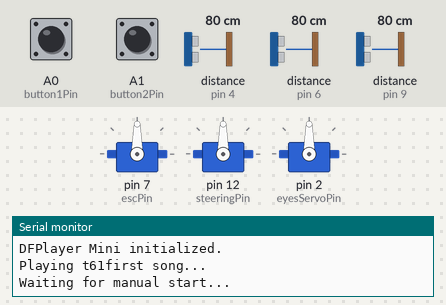
Bench run of a sketch on a simulated Arduino Uno, built with avr-gcc and run on an emulated ATmega328P. On the bench: 3 × servo, the last lines printed to the serial monitor. The test bench sets the inputs (shaded band); at power-on: A1 (button2Pin) HIGH, distance to the obstacle (sensors on pin 4, pin 9, pin 6) 80 cm, A0 (button1Pin) HIGH. The echo pulse lasts 58.3 µs per cm; the audio player accepts every command and is not drawn.

Above: at 6.7 s.
6.8 s: A1 (button2Pin) pulled LOW for 0.15 s
At 8.1 s:
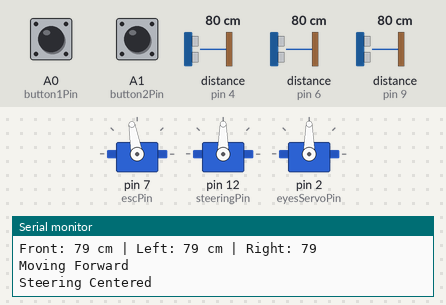
8.8 s: distance to the obstacle (sensor on pin 4) set to 18 cm
10.3 s: distance to the obstacle (sensor on pin 4) set to 14 cm
At 12.1 s:
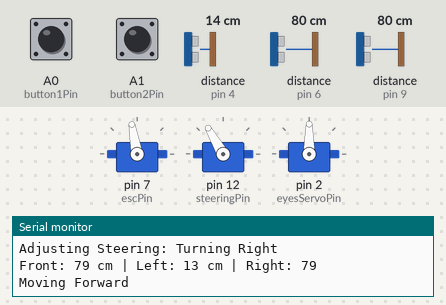
12.4 s: distance to the obstacle (sensor on pin 9) set to 33 cm
13.9 s: distance to the obstacle (sensor on pin 9) set to 28 cm
At 16.7 s:
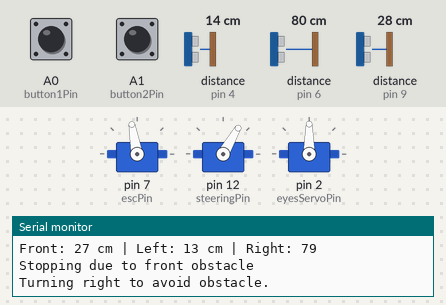
16.9 s: distance to the obstacle (sensor on pin 9) set to 35 cm
At 19.9 s:
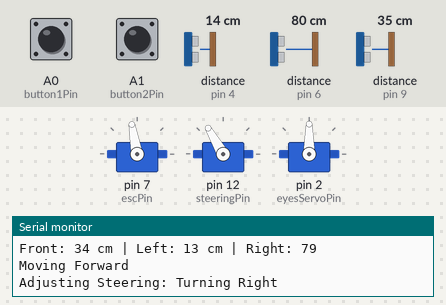
Timing chart, 0 to 20.9 s (numbered marks = the images above; inputs shaded):
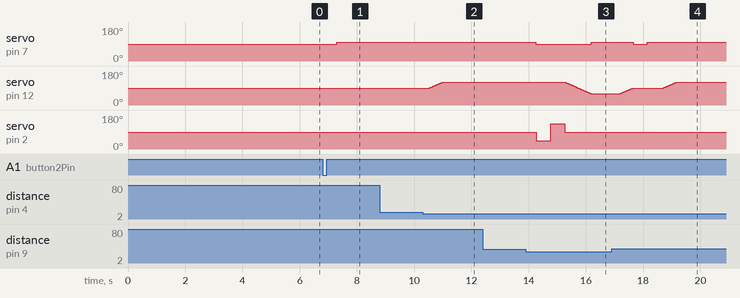

The sketch:

robot_car_og.ino
```cpp
#include <Servo.h>
#include <SoftwareSerial.h>
#include <DFRobotDFPlayerMini.h>

// Servo setup
Servo escServo;
Servo steeringServo;
Servo eyesServo;

// Pin assignments for ESC, steering, "eyes," DFPlayer, and sensors
const int escPin = 7;             // ESC on pin 7
const int steeringPin = 12;       // Steering servo on pin 12
const int eyesServoPin = 2;       // "Eyes" servo on pin 2
const int frontTrigPin = 8;       // Front sensor trig pin
const int frontEchoPin = 9;       // Front sensor echo pin
const int leftTrigPin = 3;
const int leftEchoPin = 4;
const int rightTrigPin = 5;
const int rightEchoPin = 6;
const int button1Pin = A0;        // Button 1 for controlling songs
const int button2Pin = A1;        // Button 2 for starting movement

// Distance thresholds for detection
const int frontThresholdDistance = 30;   // Front obstacle detection threshold
const int sideThresholdDistance = 15;    // Side distance for steering adjustment
const int maxStopCount = 3;              // Maximum consecutive stops before reversing

// DFPlayer setup
SoftwareSerial mySerial(10, 11);         // RX on pin 10, TX on pin 11
DFRobotDFPlayerMini myDFPlayer;
int songNumber = 1;                      // Start with song 1
const int totalSongs = 6;                // Set the total number of songs

// Control flags
bool startMoving = false;                // Flag to start the car movement after button press
int stopCount = 0;                       // Counter for consecutive stops

void setup() {
  Serial.begin(9600);

  // DFPlayer setup
  mySerial.begin(9600);
  pinMode(button1Pin, INPUT_PULLUP);     // Button 1 setup with internal pull-up resistor
  pinMode(button2Pin, INPUT_PULLUP);     // Button 2 setup with internal pull-up resistor
  delay(2000);                           // Small delay before initializing DFPlayer

  if (!myDFPlayer.begin(mySerial)) {
    Serial.println("DFPlayer Mini not detected.");
    while (true);
  }

  myDFPlayer.volume(25);                 // Set volume level
  Serial.println("DFPlayer Mini initialized.");
  myDFPlayer.play(songNumber);           // Start by playing the first song on power-up
  Serial.println("Playing t61first song...");

  // Attach ESC, steering, and eyes servos
  escServo.attach(escPin);
  steeringServo.attach(steeringPin);
  eyesServo.attach(eyesServoPin);

  escServo.write(90);                    // Neutral position initially (parked)
  steeringServo.write(90);               // Center steering
  eyesServo.write(90);                   // Center "eyes"
  delay(3000);                           // Allow ESC to initialize

  // Setup sensor pins
  pinMode(frontTrigPin, OUTPUT);
  pinMode(frontEchoPin, INPUT);
  pinMode(leftTrigPin, OUTPUT);
  pinMode(leftEchoPin, INPUT);
  pinMode(rightTrigPin, OUTPUT);
  pinMode(rightEchoPin, INPUT);

  Serial.println("Waiting for manual start...");
}

void loop() {
  static bool button1Pressed = false;
  static bool button2Pressed = false;

  // Check if button 1 has been pressed to change songs
  if (digitalRead(button1Pin) == LOW) { // Button 1 is pressed
    if (!button1Pressed) {              // Only process on the first press
      button1Pressed = true;            // Mark button as pressed
      delay(500);                       // Debounce delay

      // Change the song on button 1 press
      songNumber++;                     // Move to the next song
      if (songNumber > totalSongs) songNumber = 1; // Loop back to song 1 if we exceed totalSongs
      myDFPlayer.play(songNumber);      // Play the selected song
      Serial.print("Playing song: ");
      Serial.println(songNumber);
    }
  } else {
    button1Pressed = false;             // Reset when button is released
  }

  // Check if button 2 has been pressed to start movement
  if (digitalRead(button2Pin) == LOW && !startMoving) { // Button 2 is pressed to start movement
    if (!button2Pressed) {              // Only process on the first press
      button2Pressed = true;            // Mark button as pressed
      delay(500);                       // Debounce delay
      startMoving = true;               // Set the flag to start movement
      Serial.println("Starting movement...");
    }
  } else {
    button2Pressed = false;             // Reset when button is released
  }

  // If not started, keep the car in neutral and return
  if (!startMoving) {
    escServo.write(90);                 // Ensure ESC remains in neutral
    return;
  }

  // Continuous signal refresh for ESC for forward motion after starting
  escServo.write(100);                  // Forward motion

  // Measure distances
  int frontDistance = measureDistance(frontTrigPin, frontEchoPin);
  int leftDistance = measureDistance(leftTrigPin, leftEchoPin);
  int rightDistance = measureDistance(rightTrigPin, rightEchoPin);

  // Print distances for monitoring
  Serial.print("Front: ");
  Serial.print(frontDistance);
  Serial.print(" cm | Left: ");
  Serial.print(leftDistance);
  Serial.print(" cm | Right: ");
  Serial.println(rightDistance);

  // Stop and avoid obstacle if a front obstacle is detected
  if (frontDistance <= frontThresholdDistance) {
    escServo.write(90); // Stop
    Serial.println("Stopping due to front obstacle");

    // Increment stop counter
    stopCount++;

    // Check if the car should reverse after multiple stops
    if (stopCount >= maxStopCount) {
      reverseAndTurn(); // Reverse and turn around
      stopCount = 0;    // Reset stop counter after maneuver
      return;
    }

    // Scan with "eyes" to find the clearer path
    int leftScan = scanDirection(45);    // Look left
    int rightScan = scanDirection(135);  // Look right

    // Decide direction based on scan results
    if (leftScan > rightScan) {
      Serial.println("Turning left to avoid obstacle.");
      gradualTurn(120);  // Turn wheels left
    } else {
      Serial.println("Turning right to avoid obstacle.");
      gradualTurn(60);   // Turn wheels right
    }

    // Move forward briefly to clear the obstacle
    escServo.write(100);           // Move forward
    delay(1000);                   // Move forward for a moment

    // Center the wheels, reset to neutral, and resume forward motion
    gradualTurn(90);               // Center steering
    escServo.write(90);            // Neutral stop for clear reset
    delay(500);                    // Pause briefly
    escServo.write(100);           // Resume forward motion
  } else {
    Serial.println("Moving Forward");

    // Reset stop counter if moving forward without obstacles
    stopCount = 0;

    // Adjust steering based on side sensors to keep the car aligned
    if (leftDistance <= sideThresholdDistance) {
      Serial.println("Adjusting Steering: Turning Right");
      gradualTurn(120);  // Turn slightly right
    } else if (rightDistance <= sideThresholdDistance) {
      Serial.println("Adjusting Steering: Turning Left");
      gradualTurn(60);   // Turn slightly left
    } else {
      gradualTurn(90);   // Center the steering
      Serial.println("Steering Centered");
    }
  }

  delay(500); // Delay before the next reading
}

// Function to reverse and perform a three-point turn if too many consecutive stops
void reverseAndTurn() {
  Serial.println("Attempting a three-point turn due to repeated obstacles");

  // Step 1: Reverse with wheels turned left
  escServo.write(90);               // Stop the car
  steeringServo.write(60);          // Turn wheels left
  delay(1000);                      // Short pause
  escServo.write(85);               // Slightly below neutral to reset ESC
  delay(500);
  escServo.write(90);               // Neutral again
  delay(3000);

  escServo.write(80);               // Reverse motion
  delay(2000);                      // Move backward for a short distance

  // Step 2: Stop, turn wheels right, and move forward
  escServo.write(90);               // Stop again
  delay(1000);
  steeringServo.write(120);         // Turn wheels right
  delay(500);
  escServo.write(100);              // Move forward
  delay(2000);                      // Move forward for a short distance

  // Step 3: Center wheels and resume forward motion
  escServo.write(90);               // Stop to reset
  delay(1000);
  steeringServo.write(90);          // Center the wheels
  delay(500);
  escServo.write(100);              // Resume forward motion

  Serial.println("Completed three-point turn, resuming forward motion");
}

// Function to scan area using "eyes" servo and return distance
int scanDirection(int angle) {
  eyesServo.write(angle);         // Move eyes servo to the specified angle
  delay(500);                     // Give time to move
  int distance = measureDistance(frontTrigPin, frontEchoPin);
  eyesServo.write(90);            // Return eyes to center
  return distance;
}

// Function for gradual steering adjustments
void gradualTurn(int targetAngle) {
  int currentAngle = steeringServo.read();
  if (currentAngle < targetAngle) {
    for (int pos = currentAngle; pos <= targetAngle; pos++) {
      steeringServo.write(pos);
      delay(15);  // Slow down the movement
    }
  } else {
    for (int pos = currentAngle; pos >= targetAngle; pos--) {
      steeringServo.write(pos);
      delay(15);  // Slow down the movement
    }
  }
}

// Function to measure distance with HC-SR04 sensor
int measureDistance(int trigPin, int echoPin) {
  digitalWrite(trigPin, LOW);
  delayMicroseconds(2);
  digitalWrite(trigPin, HIGH);
  delayMicroseconds(10);
  digitalWrite(trigPin, LOW);

  long duration = pulseIn(echoPin, HIGH, 30000);  // Timeout after 30 ms
  if (duration == 0) {
    return -1;  // Return -1 if no echo is received
  }
  int distance = duration * 0.034 / 2;  // Convert to cm
  return distance;
}
```

Measured:
- the behaviour switches between 17 and 16 cm on distance to the obstacle (sensor on pin 4) (found by bisection; images 1 and 2)
- the behaviour switches between 32 and 31 cm on distance to the obstacle (sensor on pin 9) (found by bisection; images 2 and 3)
- after the input at 6.8 s, servo on pin 7 (escPin): 90° → 100° after 0.50 s
- after the input at 10.3 s, servo on pin 12 (steeringPin): moves from 90° to 120° over 0.45 s, starting after 0.23 s
- after the input at 13.9 s, servo on pin 7 (escPin): 100° → 90° after 0.36 s, → 100° 1.9 s later; servo on pin 12 (steeringPin): moves from 120° to 60° over 0.87 s, starting after 1.4 s; servo on pin 2 (eyesServoPin): 90° → 45° after 0.36 s, → 135° 0.50 s later, → 90° 0.50 s later
- after the input at 16.9 s, servo on pin 7 (escPin): goes on until 18.2 s, then stays 100°; servo on pin 2 (eyesServoPin): stays 90° (without the input it goes to 45° after 1.8 s)
